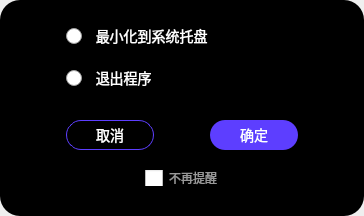
<?xml version="1.0" encoding="UTF-8"?>
<ui version="4.0">
 <class>systemTrayWarn</class>
 <widget class="QWidget" name="systemTrayWarn">
  <property name="geometry">
   <rect>
    <x>0</x>
    <y>0</y>
    <width>364</width>
    <height>216</height>
   </rect>
  </property>
  <property name="windowTitle">
   <string>提示</string>
  </property>
  <layout class="QVBoxLayout" name="verticalLayout">
   <property name="spacing">
    <number>0</number>
   </property>
   <property name="leftMargin">
    <number>0</number>
   </property>
   <property name="topMargin">
    <number>0</number>
   </property>
   <property name="rightMargin">
    <number>0</number>
   </property>
   <property name="bottomMargin">
    <number>0</number>
   </property>
   <item>
    <widget class="QFrame" name="frame_trayWarn">
     <property name="minimumSize">
      <size>
       <width>364</width>
       <height>216</height>
      </size>
     </property>
     <property name="maximumSize">
      <size>
       <width>364</width>
       <height>216</height>
      </size>
     </property>
     <property name="styleSheet">
      <string notr="true">#frame_trayWarn
{
	background: rgba(0, 0, 0);
	border-radius: 20px;
}

QRadioButton
{
	font-size: 14px;
	color: #FFFFFF;
	font-family: 微软雅黑;
}

QRadioButton::indicator
{  
    width: 16px;  
    height: 16px; 

}  
  
QRadioButton::indicator:unchecked
{  
	border-image: url(:/SysteamTrayTest/qrc/ico_gb_wxz.png);
}  
  
QRadioButton::indicator:checked
{  
	border-image: url(:/SysteamTrayTest/qrc/ico_gb_xz.png);
}</string>
     </property>
     <property name="frameShape">
      <enum>QFrame::StyledPanel</enum>
     </property>
     <property name="frameShadow">
      <enum>QFrame::Raised</enum>
     </property>
     <widget class="QRadioButton" name="radioButton_TrayMin">
      <property name="geometry">
       <rect>
        <x>66</x>
        <y>28</y>
        <width>151</width>
        <height>16</height>
       </rect>
      </property>
      <property name="cursor">
       <cursorShape>PointingHandCursor</cursorShape>
      </property>
      <property name="text">
       <string>  最小化到系统托盘</string>
      </property>
     </widget>
     <widget class="QRadioButton" name="radioButton_TrayExit">
      <property name="geometry">
       <rect>
        <x>66</x>
        <y>70</y>
        <width>151</width>
        <height>16</height>
       </rect>
      </property>
      <property name="cursor">
       <cursorShape>PointingHandCursor</cursorShape>
      </property>
      <property name="text">
       <string>  退出程序</string>
      </property>
      <property name="iconSize">
       <size>
        <width>18</width>
        <height>18</height>
       </size>
      </property>
     </widget>
     <widget class="QPushButton" name="pushButton_trayClose">
      <property name="geometry">
       <rect>
        <x>66</x>
        <y>120</y>
        <width>88</width>
        <height>30</height>
       </rect>
      </property>
      <property name="minimumSize">
       <size>
        <width>88</width>
        <height>30</height>
       </size>
      </property>
      <property name="maximumSize">
       <size>
        <width>88</width>
        <height>30</height>
       </size>
      </property>
      <property name="cursor">
       <cursorShape>PointingHandCursor</cursorShape>
      </property>
      <property name="styleSheet">
       <string notr="true">#pushButton_trayClose{
	border-radius: 15px;
	border: 1px solid #5D3EFF;
	font-size: 14px;
	font-family: 微软雅黑;
	color: #FFFFFF;
}</string>
      </property>
      <property name="text">
       <string>取消</string>
      </property>
     </widget>
     <widget class="QPushButton" name="pushButton_traySure">
      <property name="geometry">
       <rect>
        <x>210</x>
        <y>120</y>
        <width>88</width>
        <height>30</height>
       </rect>
      </property>
      <property name="minimumSize">
       <size>
        <width>88</width>
        <height>30</height>
       </size>
      </property>
      <property name="maximumSize">
       <size>
        <width>88</width>
        <height>30</height>
       </size>
      </property>
      <property name="cursor">
       <cursorShape>PointingHandCursor</cursorShape>
      </property>
      <property name="styleSheet">
       <string notr="true">#pushButton_traySure
{
background: #5D3EFF;
border-radius: 15px;
font-size: 14px;
font-family: 微软雅黑;
color: #FFFFFF;
}</string>
      </property>
      <property name="text">
       <string>确定</string>
      </property>
     </widget>
     <widget class="QCheckBox" name="checkBox_trayCheck">
      <property name="geometry">
       <rect>
        <x>145</x>
        <y>170</y>
        <width>81</width>
        <height>16</height>
       </rect>
      </property>
      <property name="cursor">
       <cursorShape>PointingHandCursor</cursorShape>
      </property>
      <property name="styleSheet">
       <string notr="true">QCheckBox
{
font-size: 12px;
color: rgba(255,255,255,0.6);
font-family: 微软雅黑;
}

QCheckBox::indicator
{  
    width: 18px;  
    height: 18px; 
}  
  
QCheckBox::indicator:unchecked
{  
	border-image: url(:/SysteamTrayTest/qrc/ico_gx_nor.png);
}  
  
QCheckBox::indicator:checked
{  
	border-image: url(:/SysteamTrayTest/qrc/ico_gx_sel.png);
}</string>
      </property>
      <property name="text">
       <string>不再提醒</string>
      </property>
     </widget>
    </widget>
   </item>
  </layout>
 </widget>
 <resources>
  <include location="SysteamTrayTest.qrc"/>
 </resources>
 <connections/>
</ui>
